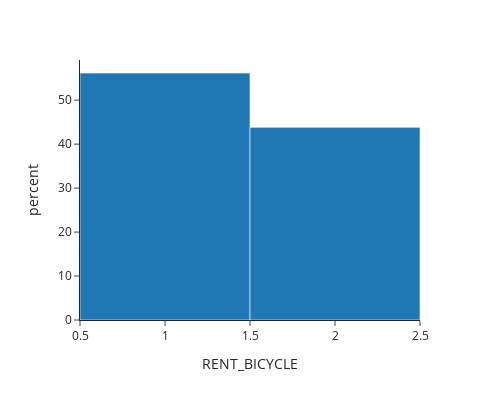

The code cell stored with this chart in its notebook:
### Markdown cell above
If access distance is more than 3 km, 56.2% are willing to use it for access trip only. N=89

### Code cell
df1=df.loc[(df['ACCESS_DIS_BIN']==3) ]
df1=df1.loc[(df1['RENT_BICYCLE']==1) | (df1['RENT_BICYCLE'] ==2)]
print(df1.shape)
px.histogram(data_frame=df1,x='RENT_BICYCLE',histnorm='percent',width=500, height=400, template="simple_white",category_orders={"RENT_BICYCLE":["Access only","Egress only"]})

### Figure 1 — Plotly figure (JSON) as saved in the notebook; plotly's stock layout.template omitted (floating-point values rounded to 4 significant figures)
{"data": [{"alignmentgroup": "True", "bingroup": "x", "histnorm": "percent", "hovertemplate": "RENT_BICYCLE=%{x}<br>percent=%{y}<extra></extra>", "legendgroup": "", "marker": {"color": "#1F77B4", "pattern": {"shape": ""}}, "name": "", "offsetgroup": "", "orientation": "v", "showlegend": false, "type": "histogram", "x": [1, 1, 2, 1, 1, 2, 1, 1, 2, 2, 1, 1, 1, 1, 1, 1, 2, 2, 1, 1, 2, 1, 2, 1, 1, 1, 2, 2, 1, 1, 1, 1, 2, 2, 2, 2, 2, 2, 1, 1, 2, 1, 2, 2, 2, 1, 1, 1, 2, 1, 1, 2, 1, 1, 1, 1, 2, 2, 2, 1, 2, 2, 1, 1, 2, 1, 2, 1, 1, 1, 2, 2, 2, 1, 1, 2, 2, 1, 1, 1, 2, 1, 2, 2, 2, 1, 2, 1, 1], "xaxis": "x", "yaxis": "y"}], "layout": {"barmode": "relative", "height": 400, "legend": {"tracegroupgap": 0}, "margin": {"t": 60}, "width": 500, "xaxis": {"anchor": "y", "categoryarray": ["Access only", "Egress only"], "categoryorder": "array", "domain": [0, 1], "title": {"text": "RENT_BICYCLE"}}, "yaxis": {"anchor": "x", "domain": [0, 1], "title": {"text": "percent"}}}}
